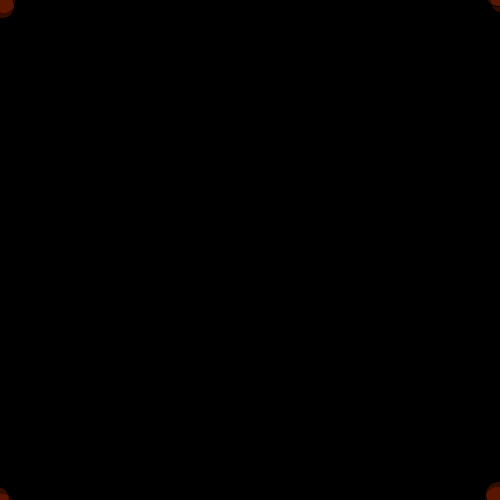
Frame 1 (no input)
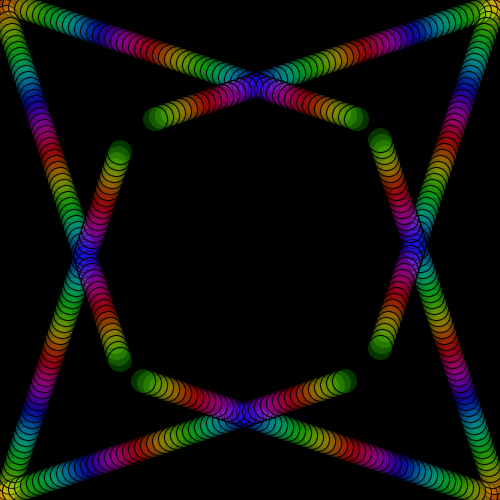
Frame 60 (the mouse pressed at the canvas centre just before this capture)
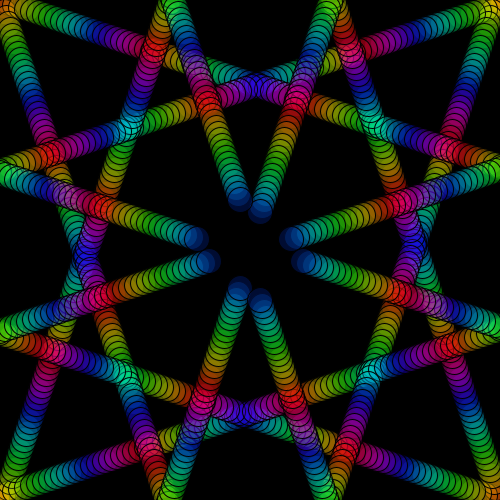
Frame 120 (the mouse held since frame 60 and released just before this capture)

The Processing sketch that drew these frames (run headless with seeded random() and noise(); from frame 60 on, the mouse is pressed at the canvas centre):

// Processing sketch: processing_112703
// ── processing_112703.pde

int circleX = 0;
int circleY = 0;
int circleA = 500;
int circleB = 500;
int circleC =500;
int circleD =0;
int circleE=0;
int circleF =500;
int speedX=3;
int speedY=1;
int speedA=-3;
int speedB=-1;
int speedC=3;
int speedD=1;
int speedE=-3;
int speedF=-1;
int beauty=0;



void setup() {
  size(500, 500);
  colorMode(HSB);
  background(0);
  
}

void draw() {
    
  //background(0);
  beauty=beauty+10;
  circleX=circleX+speedX;
  circleY=circleY+speedY;
  fill(beauty,255,255,50);
  ellipse(circleX, circleY, 25, 25);

  circleX=circleX+speedX;
  circleY=circleY+speedY;
  fill(beauty,255,255,50);
  ellipse(circleY, circleX, 25, 25);

  circleA=circleA+speedA;
  circleB=circleB+speedB;
  fill(beauty,255,255,50);
  ellipse(circleA, circleB, 25, 25);

  circleA=circleA+speedA;
  circleB=circleB+speedB;
  fill(beauty,255,255,50);
  ellipse(circleB, circleA, 25, 25);

  circleC=circleC+speedC;
  circleD=circleD+speedD;
  fill(beauty,255,255,50);
  ellipse(circleC, circleD, 25, 25);
  
  circleC=circleC+speedC;
  circleD=circleD+speedD;
  fill(beauty,255,255,50);
  ellipse(circleD, circleC, 25, 25);
  
  circleE=circleE+speedE;
  circleF=circleF+speedF;
  ellipse(circleE,circleF,25,25);
  
  circleE=circleE+speedE;
  circleF=circleF+speedF;
  fill(beauty,255,255,50);
  ellipse(circleF,circleE,25,25);
  


if (beauty>255){beauty=0;}

  if (circleX>width) {
    speedX=speedX*-1;
  }
  if (circleY>height) {
    speedY=speedY*-1;
  }
  if (circleX<0) {
    speedX=speedX*-1;
  }
  if (circleY<0) {
    speedY=speedY*-1;
  }

  if (circleA>width) {
    speedA=speedA*-1;
  }
  if (circleB>height) {
    speedB=speedB*-1;
  }
  if (circleA<0) {
    speedA=speedA*-1;
  }
  if (circleB<0) {
    speedB=speedB*-1;
  }

  if (circleC>width) {
    speedC=speedC*-1;
  }
  if (circleD>height) {
    speedD=speedD*-1;
  }
  if (circleC<0) {
    speedC=speedC*-1;
  }
  if (circleD<0) {
    speedD=speedD*-1;
  }
  if (circleE>width) {
    speedE=speedE*-1;
  }
  if (circleF>height) {
    speedF=speedF*-1;
  }
  if (circleE<0) {
    speedE=speedE*-1;
  }
  if (circleF<0) {
    speedF=speedF*-1;
  }
}
